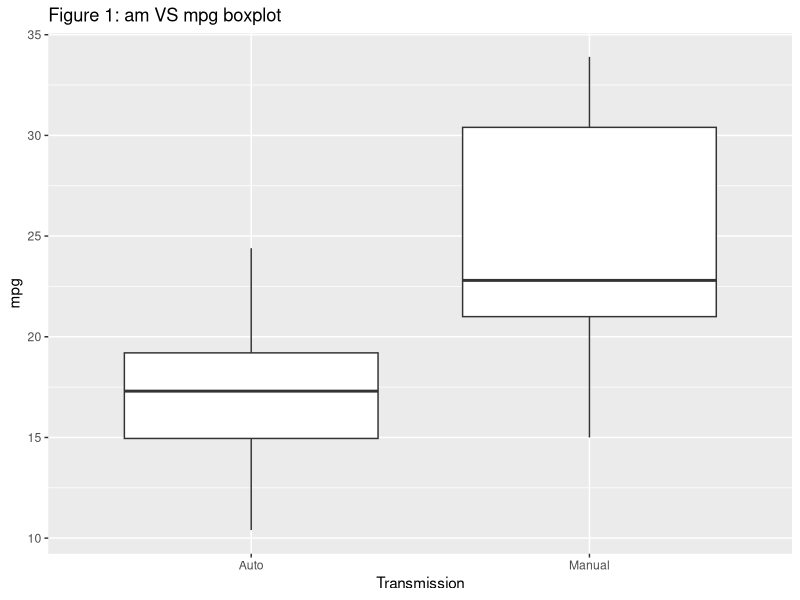
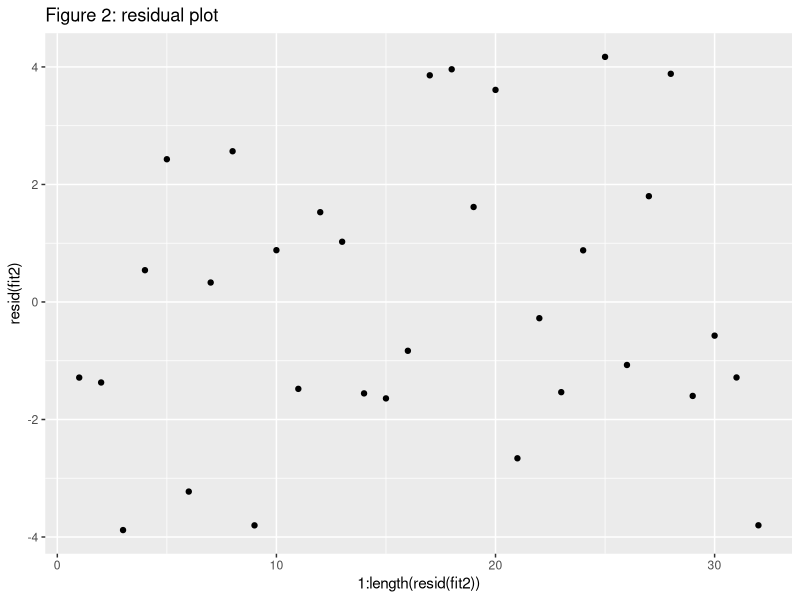
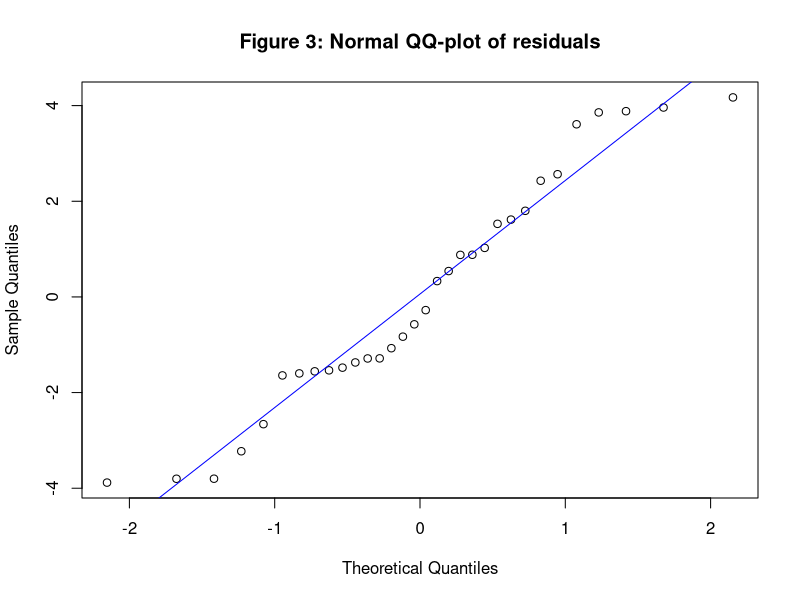

These figures' R source, in order:
## ---- chunk 1
library(ggplot2)
## ---- chunk 2
fit1 <- lm(mpg ~ ., data = mtcars)
summary(fit1)$coef
## ---- chunk 3
fit2 <- lm(mpg ~ wt + qsec + am - 1, data = mtcars)
summary(fit2)
## ---- chunk 4
g <- ggplot(data = mtcars, aes(x = factor(am, labels = c("Auto", "Manual")), y = mpg))
g <- g + geom_boxplot() + labs(x = "Transmission")
g <- g + labs(title = "Figure 1: am VS mpg boxplot")
g
## ---- chunk 5
qplot(x = 1:length(resid(fit2)), resid(fit2),
      main = "Figure 2: residual plot")
## ---- chunk 6
qqnorm(resid(fit2), main = "Figure 3: Normal QQ-plot of residuals")
qqline(resid(fit2), col = "blue")
